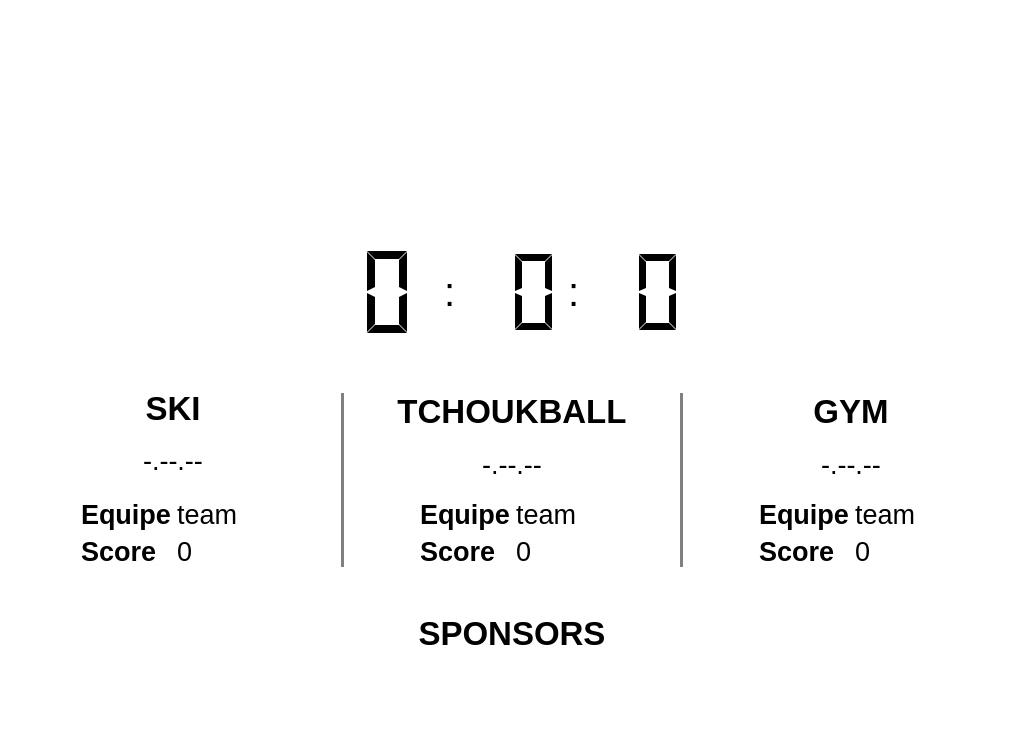
<?xml version="1.0" encoding="UTF-8"?>
<ui version="4.0">
 <class>MainWindow</class>
 <widget class="QMainWindow" name="MainWindow">
  <property name="geometry">
   <rect>
    <x>0</x>
    <y>0</y>
    <width>1024</width>
    <height>735</height>
   </rect>
  </property>
  <property name="minimumSize">
   <size>
    <width>1024</width>
    <height>540</height>
   </size>
  </property>
  <property name="maximumSize">
   <size>
    <width>4096</width>
    <height>2160</height>
   </size>
  </property>
  <property name="windowTitle">
   <string>MainWindow</string>
  </property>
  <property name="windowOpacity">
   <double>1.000000000000000</double>
  </property>
  <property name="styleSheet">
   <string notr="true"/>
  </property>
  <property name="iconSize">
   <size>
    <width>24</width>
    <height>24</height>
   </size>
  </property>
  <property name="tabShape">
   <enum>QTabWidget::Rounded</enum>
  </property>
  <property name="dockNestingEnabled">
   <bool>false</bool>
  </property>
  <property name="unifiedTitleAndToolBarOnMac">
   <bool>true</bool>
  </property>
  <widget class="QWidget" name="layout_main">
   <property name="minimumSize">
    <size>
     <width>1024</width>
     <height>540</height>
    </size>
   </property>
   <property name="maximumSize">
    <size>
     <width>4096</width>
     <height>2160</height>
    </size>
   </property>
   <property name="autoFillBackground">
    <bool>false</bool>
   </property>
   <property name="styleSheet">
    <string notr="true">QWidget{
    background: white
}</string>
   </property>
   <layout class="QGridLayout" name="gridLayout">
    <item row="3" column="0" colspan="5">
     <spacer name="verticalSpacer_4">
      <property name="orientation">
       <enum>Qt::Vertical</enum>
      </property>
      <property name="sizeHint" stdset="0">
       <size>
        <width>20</width>
        <height>100</height>
       </size>
      </property>
     </spacer>
    </item>
    <item row="0" column="0" colspan="5">
     <layout class="QHBoxLayout" name="layout_robopoly">
      <property name="sizeConstraint">
       <enum>QLayout::SetNoConstraint</enum>
      </property>
      <item>
       <widget class="QLabel" name="robopoly">
        <property name="enabled">
         <bool>true</bool>
        </property>
        <property name="minimumSize">
         <size>
          <width>1000</width>
          <height>180</height>
         </size>
        </property>
        <property name="maximumSize">
         <size>
          <width>1920</width>
          <height>360</height>
         </size>
        </property>
        <property name="text">
         <string/>
        </property>
        <property name="pixmap">
         <pixmap>logos/logo_gc.png</pixmap>
        </property>
        <property name="scaledContents">
         <bool>true</bool>
        </property>
        <property name="wordWrap">
         <bool>false</bool>
        </property>
        <property name="openExternalLinks">
         <bool>false</bool>
        </property>
       </widget>
      </item>
     </layout>
    </item>
    <item row="4" column="1">
     <widget class="Line" name="line">
      <property name="styleSheet">
       <string notr="true">border: none;
background: gray;</string>
      </property>
      <property name="frameShadow">
       <enum>QFrame::Raised</enum>
      </property>
      <property name="lineWidth">
       <number>2</number>
      </property>
      <property name="orientation">
       <enum>Qt::Vertical</enum>
      </property>
     </widget>
    </item>
    <item row="4" column="3">
     <widget class="Line" name="line_2">
      <property name="styleSheet">
       <string notr="true">border: none;
background: gray;</string>
      </property>
      <property name="frameShadow">
       <enum>QFrame::Raised</enum>
      </property>
      <property name="lineWidth">
       <number>2</number>
      </property>
      <property name="orientation">
       <enum>Qt::Vertical</enum>
      </property>
     </widget>
    </item>
    <item row="4" column="4">
     <layout class="QVBoxLayout" name="layout_gym">
      <property name="sizeConstraint">
       <enum>QLayout::SetNoConstraint</enum>
      </property>
      <item>
       <widget class="QLabel" name="label_gym">
        <property name="maximumSize">
         <size>
          <width>1300</width>
          <height>390</height>
         </size>
        </property>
        <property name="font">
         <font>
          <pointsize>25</pointsize>
          <weight>75</weight>
          <bold>true</bold>
          <underline>false</underline>
         </font>
        </property>
        <property name="text">
         <string>GYM</string>
        </property>
        <property name="alignment">
         <set>Qt::AlignCenter</set>
        </property>
       </widget>
      </item>
      <item>
       <spacer name="verticalSpacer_9">
        <property name="orientation">
         <enum>Qt::Vertical</enum>
        </property>
        <property name="sizeHint" stdset="0">
         <size>
          <width>20</width>
          <height>40</height>
         </size>
        </property>
       </spacer>
      </item>
      <item>
       <widget class="QLabel" name="label_time_gym">
        <property name="font">
         <font>
          <pointsize>20</pointsize>
         </font>
        </property>
        <property name="text">
         <string>-.--.--</string>
        </property>
        <property name="alignment">
         <set>Qt::AlignCenter</set>
        </property>
       </widget>
      </item>
      <item>
       <spacer name="verticalSpacer_5">
        <property name="orientation">
         <enum>Qt::Vertical</enum>
        </property>
        <property name="sizeHint" stdset="0">
         <size>
          <width>20</width>
          <height>40</height>
         </size>
        </property>
       </spacer>
      </item>
      <item>
       <layout class="QGridLayout" name="layout_infos_gym">
        <property name="leftMargin">
         <number>70</number>
        </property>
        <property name="rightMargin">
         <number>70</number>
        </property>
        <item row="0" column="0">
         <widget class="QLabel" name="label_team_gym">
          <property name="font">
           <font>
            <pointsize>20</pointsize>
            <weight>75</weight>
            <bold>true</bold>
           </font>
          </property>
          <property name="text">
           <string>Equipe</string>
          </property>
         </widget>
        </item>
        <item row="2" column="0">
         <widget class="QLabel" name="label_score_gym">
          <property name="font">
           <font>
            <pointsize>20</pointsize>
            <weight>75</weight>
            <bold>true</bold>
           </font>
          </property>
          <property name="text">
           <string>Score</string>
          </property>
         </widget>
        </item>
        <item row="0" column="1">
         <widget class="QLabel" name="name_team_gym">
          <property name="font">
           <font>
            <pointsize>20</pointsize>
           </font>
          </property>
          <property name="text">
           <string>team</string>
          </property>
          <property name="alignment">
           <set>Qt::AlignLeading|Qt::AlignLeft|Qt::AlignVCenter</set>
          </property>
         </widget>
        </item>
        <item row="2" column="1">
         <widget class="QLabel" name="nb_points_gym">
          <property name="font">
           <font>
            <pointsize>20</pointsize>
            <weight>50</weight>
            <bold>false</bold>
           </font>
          </property>
          <property name="text">
           <string>0</string>
          </property>
          <property name="alignment">
           <set>Qt::AlignLeading|Qt::AlignLeft|Qt::AlignVCenter</set>
          </property>
         </widget>
        </item>
       </layout>
      </item>
     </layout>
    </item>
    <item row="7" column="0" colspan="5">
     <widget class="QLabel" name="label_ski_2">
      <property name="minimumSize">
       <size>
        <width>400</width>
        <height>30</height>
       </size>
      </property>
      <property name="maximumSize">
       <size>
        <width>4096</width>
        <height>390</height>
       </size>
      </property>
      <property name="font">
       <font>
        <pointsize>25</pointsize>
        <weight>75</weight>
        <bold>true</bold>
        <underline>false</underline>
       </font>
      </property>
      <property name="text">
       <string>SPONSORS</string>
      </property>
      <property name="alignment">
       <set>Qt::AlignCenter</set>
      </property>
     </widget>
    </item>
    <item row="9" column="0" colspan="5">
     <layout class="QHBoxLayout" name="layout_sponsors_2">
      <item>
       <widget class="QLabel" name="label">
        <property name="maximumSize">
         <size>
          <width>300</width>
          <height>71</height>
         </size>
        </property>
        <property name="text">
         <string/>
        </property>
        <property name="pixmap">
         <pixmap>logos/agepoly.png</pixmap>
        </property>
        <property name="scaledContents">
         <bool>true</bool>
        </property>
       </widget>
      </item>
      <item>
       <widget class="QLabel" name="makita">
        <property name="maximumSize">
         <size>
          <width>260</width>
          <height>80</height>
         </size>
        </property>
        <property name="text">
         <string/>
        </property>
        <property name="pixmap">
         <pixmap>logos/makita.png</pixmap>
        </property>
        <property name="scaledContents">
         <bool>true</bool>
        </property>
       </widget>
      </item>
      <item>
       <widget class="QLabel" name="_3dprintnewtechno">
        <property name="maximumSize">
         <size>
          <width>123</width>
          <height>100</height>
         </size>
        </property>
        <property name="text">
         <string/>
        </property>
        <property name="pixmap">
         <pixmap>logos/3dprintnewtechno.jpg</pixmap>
        </property>
        <property name="scaledContents">
         <bool>true</bool>
        </property>
       </widget>
      </item>
      <item>
       <widget class="QLabel" name="wurth">
        <property name="maximumSize">
         <size>
          <width>200</width>
          <height>80</height>
         </size>
        </property>
        <property name="text">
         <string/>
        </property>
        <property name="pixmap">
         <pixmap>logos/würth.png</pixmap>
        </property>
        <property name="scaledContents">
         <bool>true</bool>
        </property>
       </widget>
      </item>
     </layout>
    </item>
    <item row="2" column="0" colspan="5">
     <layout class="QHBoxLayout" name="layout_timer_tchoukball">
      <item>
       <spacer name="horizontalSpacer_3">
        <property name="orientation">
         <enum>Qt::Horizontal</enum>
        </property>
        <property name="sizeHint" stdset="0">
         <size>
          <width>40</width>
          <height>20</height>
         </size>
        </property>
       </spacer>
      </item>
      <item>
       <widget class="QLCDNumber" name="lcd_general_min">
        <property name="minimumSize">
         <size>
          <width>100</width>
          <height>100</height>
         </size>
        </property>
        <property name="font">
         <font>
          <pointsize>30</pointsize>
         </font>
        </property>
        <property name="frameShape">
         <enum>QFrame::NoFrame</enum>
        </property>
        <property name="frameShadow">
         <enum>QFrame::Raised</enum>
        </property>
        <property name="digitCount">
         <number>1</number>
        </property>
        <property name="segmentStyle">
         <enum>QLCDNumber::Flat</enum>
        </property>
       </widget>
      </item>
      <item>
       <widget class="QLabel" name="label_5">
        <property name="font">
         <font>
          <pointsize>30</pointsize>
         </font>
        </property>
        <property name="text">
         <string>:</string>
        </property>
       </widget>
      </item>
      <item>
       <widget class="QLCDNumber" name="lcd_general_sec">
        <property name="minimumSize">
         <size>
          <width>100</width>
          <height>100</height>
         </size>
        </property>
        <property name="font">
         <font>
          <pointsize>30</pointsize>
         </font>
        </property>
        <property name="frameShape">
         <enum>QFrame::NoFrame</enum>
        </property>
        <property name="frameShadow">
         <enum>QFrame::Raised</enum>
        </property>
        <property name="digitCount">
         <number>2</number>
        </property>
        <property name="segmentStyle">
         <enum>QLCDNumber::Flat</enum>
        </property>
       </widget>
      </item>
      <item>
       <widget class="QLabel" name="label_6">
        <property name="font">
         <font>
          <pointsize>30</pointsize>
         </font>
        </property>
        <property name="text">
         <string>:</string>
        </property>
       </widget>
      </item>
      <item>
       <widget class="QLCDNumber" name="lcd_general_millis">
        <property name="minimumSize">
         <size>
          <width>100</width>
          <height>100</height>
         </size>
        </property>
        <property name="font">
         <font>
          <pointsize>30</pointsize>
         </font>
        </property>
        <property name="frameShape">
         <enum>QFrame::NoFrame</enum>
        </property>
        <property name="frameShadow">
         <enum>QFrame::Raised</enum>
        </property>
        <property name="digitCount">
         <number>2</number>
        </property>
        <property name="segmentStyle">
         <enum>QLCDNumber::Flat</enum>
        </property>
       </widget>
      </item>
      <item>
       <spacer name="horizontalSpacer_4">
        <property name="orientation">
         <enum>Qt::Horizontal</enum>
        </property>
        <property name="sizeHint" stdset="0">
         <size>
          <width>40</width>
          <height>20</height>
         </size>
        </property>
       </spacer>
      </item>
     </layout>
    </item>
    <item row="4" column="0">
     <layout class="QVBoxLayout" name="layout_ski">
      <property name="sizeConstraint">
       <enum>QLayout::SetFixedSize</enum>
      </property>
      <item>
       <widget class="QLabel" name="label_ski">
        <property name="minimumSize">
         <size>
          <width>100</width>
          <height>30</height>
         </size>
        </property>
        <property name="maximumSize">
         <size>
          <width>1300</width>
          <height>390</height>
         </size>
        </property>
        <property name="font">
         <font>
          <pointsize>25</pointsize>
          <weight>75</weight>
          <bold>true</bold>
          <underline>false</underline>
         </font>
        </property>
        <property name="text">
         <string>SKI</string>
        </property>
        <property name="alignment">
         <set>Qt::AlignCenter</set>
        </property>
       </widget>
      </item>
      <item>
       <spacer name="verticalSpacer_7">
        <property name="orientation">
         <enum>Qt::Vertical</enum>
        </property>
        <property name="sizeHint" stdset="0">
         <size>
          <width>20</width>
          <height>40</height>
         </size>
        </property>
       </spacer>
      </item>
      <item>
       <widget class="QLabel" name="label_time_ski">
        <property name="font">
         <font>
          <pointsize>20</pointsize>
         </font>
        </property>
        <property name="text">
         <string>-.--.--</string>
        </property>
        <property name="alignment">
         <set>Qt::AlignCenter</set>
        </property>
       </widget>
      </item>
      <item>
       <spacer name="verticalSpacer">
        <property name="orientation">
         <enum>Qt::Vertical</enum>
        </property>
        <property name="sizeHint" stdset="0">
         <size>
          <width>20</width>
          <height>40</height>
         </size>
        </property>
       </spacer>
      </item>
      <item>
       <layout class="QGridLayout" name="layout_infos_ski">
        <property name="leftMargin">
         <number>70</number>
        </property>
        <property name="rightMargin">
         <number>70</number>
        </property>
        <item row="0" column="0">
         <widget class="QLabel" name="label_team_ski">
          <property name="font">
           <font>
            <pointsize>20</pointsize>
            <weight>75</weight>
            <bold>true</bold>
           </font>
          </property>
          <property name="text">
           <string>Equipe</string>
          </property>
         </widget>
        </item>
        <item row="2" column="0">
         <widget class="QLabel" name="label_score_ski">
          <property name="font">
           <font>
            <pointsize>20</pointsize>
            <weight>75</weight>
            <bold>true</bold>
           </font>
          </property>
          <property name="text">
           <string>Score</string>
          </property>
         </widget>
        </item>
        <item row="0" column="1">
         <widget class="QLabel" name="name_team_ski">
          <property name="font">
           <font>
            <pointsize>20</pointsize>
           </font>
          </property>
          <property name="text">
           <string>team</string>
          </property>
          <property name="alignment">
           <set>Qt::AlignLeading|Qt::AlignLeft|Qt::AlignVCenter</set>
          </property>
         </widget>
        </item>
        <item row="2" column="1">
         <widget class="QLabel" name="nb_points_ski">
          <property name="font">
           <font>
            <pointsize>20</pointsize>
            <weight>50</weight>
            <bold>false</bold>
           </font>
          </property>
          <property name="text">
           <string>0</string>
          </property>
          <property name="alignment">
           <set>Qt::AlignLeading|Qt::AlignLeft|Qt::AlignVCenter</set>
          </property>
         </widget>
        </item>
       </layout>
      </item>
     </layout>
    </item>
    <item row="8" column="0" colspan="5">
     <layout class="QHBoxLayout" name="horizontalLayout">
      <property name="sizeConstraint">
       <enum>QLayout::SetNoConstraint</enum>
      </property>
      <property name="leftMargin">
       <number>0</number>
      </property>
      <item>
       <widget class="QLabel" name="epfl">
        <property name="maximumSize">
         <size>
          <width>200</width>
          <height>87</height>
         </size>
        </property>
        <property name="text">
         <string/>
        </property>
        <property name="pixmap">
         <pixmap>logos/epfl.png</pixmap>
        </property>
        <property name="scaledContents">
         <bool>true</bool>
        </property>
        <property name="alignment">
         <set>Qt::AlignHCenter|Qt::AlignTop</set>
        </property>
       </widget>
      </item>
      <item>
       <widget class="QLabel" name="logitech">
        <property name="minimumSize">
         <size>
          <width>157</width>
          <height>50</height>
         </size>
        </property>
        <property name="maximumSize">
         <size>
          <width>200</width>
          <height>75</height>
         </size>
        </property>
        <property name="layoutDirection">
         <enum>Qt::LeftToRight</enum>
        </property>
        <property name="text">
         <string/>
        </property>
        <property name="pixmap">
         <pixmap>logos/logitech.png</pixmap>
        </property>
        <property name="scaledContents">
         <bool>true</bool>
        </property>
        <property name="alignment">
         <set>Qt::AlignCenter</set>
        </property>
       </widget>
      </item>
      <item>
       <widget class="QLabel" name="faulhaber">
        <property name="sizePolicy">
         <sizepolicy hsizetype="MinimumExpanding" vsizetype="MinimumExpanding">
          <horstretch>0</horstretch>
          <verstretch>0</verstretch>
         </sizepolicy>
        </property>
        <property name="minimumSize">
         <size>
          <width>400</width>
          <height>30</height>
         </size>
        </property>
        <property name="maximumSize">
         <size>
          <width>600</width>
          <height>50</height>
         </size>
        </property>
        <property name="autoFillBackground">
         <bool>false</bool>
        </property>
        <property name="styleSheet">
         <string notr="true"/>
        </property>
        <property name="text">
         <string/>
        </property>
        <property name="pixmap">
         <pixmap>logos/faulhaber.png</pixmap>
        </property>
        <property name="scaledContents">
         <bool>true</bool>
        </property>
        <property name="alignment">
         <set>Qt::AlignRight|Qt::AlignTrailing|Qt::AlignVCenter</set>
        </property>
       </widget>
      </item>
     </layout>
    </item>
    <item row="6" column="0" colspan="5">
     <spacer name="verticalSpacer_10">
      <property name="orientation">
       <enum>Qt::Vertical</enum>
      </property>
      <property name="sizeHint" stdset="0">
       <size>
        <width>20</width>
        <height>100</height>
       </size>
      </property>
     </spacer>
    </item>
    <item row="4" column="2">
     <layout class="QVBoxLayout" name="layout_tchoukball">
      <property name="sizeConstraint">
       <enum>QLayout::SetFixedSize</enum>
      </property>
      <item>
       <widget class="QLabel" name="label_tchoukball">
        <property name="maximumSize">
         <size>
          <width>1300</width>
          <height>390</height>
         </size>
        </property>
        <property name="font">
         <font>
          <pointsize>25</pointsize>
          <weight>75</weight>
          <bold>true</bold>
          <underline>false</underline>
         </font>
        </property>
        <property name="text">
         <string>TCHOUKBALL</string>
        </property>
        <property name="alignment">
         <set>Qt::AlignCenter</set>
        </property>
       </widget>
      </item>
      <item>
       <spacer name="verticalSpacer_8">
        <property name="orientation">
         <enum>Qt::Vertical</enum>
        </property>
        <property name="sizeHint" stdset="0">
         <size>
          <width>20</width>
          <height>40</height>
         </size>
        </property>
       </spacer>
      </item>
      <item>
       <widget class="QLabel" name="label_time_tchoukball">
        <property name="font">
         <font>
          <pointsize>20</pointsize>
         </font>
        </property>
        <property name="text">
         <string>-.--.--</string>
        </property>
        <property name="alignment">
         <set>Qt::AlignCenter</set>
        </property>
       </widget>
      </item>
      <item>
       <spacer name="verticalSpacer_3">
        <property name="orientation">
         <enum>Qt::Vertical</enum>
        </property>
        <property name="sizeHint" stdset="0">
         <size>
          <width>20</width>
          <height>40</height>
         </size>
        </property>
       </spacer>
      </item>
      <item>
       <layout class="QGridLayout" name="layout_infos_tchoukball">
        <property name="leftMargin">
         <number>70</number>
        </property>
        <property name="rightMargin">
         <number>70</number>
        </property>
        <item row="0" column="0">
         <widget class="QLabel" name="label_team_tchoukball">
          <property name="font">
           <font>
            <pointsize>20</pointsize>
            <weight>75</weight>
            <bold>true</bold>
           </font>
          </property>
          <property name="text">
           <string>Equipe</string>
          </property>
         </widget>
        </item>
        <item row="2" column="0">
         <widget class="QLabel" name="label_score_tchoukball">
          <property name="font">
           <font>
            <pointsize>20</pointsize>
            <weight>75</weight>
            <bold>true</bold>
           </font>
          </property>
          <property name="text">
           <string>Score</string>
          </property>
         </widget>
        </item>
        <item row="0" column="1">
         <widget class="QLabel" name="name_team_tchoukball">
          <property name="font">
           <font>
            <pointsize>20</pointsize>
           </font>
          </property>
          <property name="text">
           <string>team</string>
          </property>
          <property name="alignment">
           <set>Qt::AlignLeading|Qt::AlignLeft|Qt::AlignVCenter</set>
          </property>
         </widget>
        </item>
        <item row="2" column="1">
         <widget class="QLabel" name="nb_points_tchoukball">
          <property name="font">
           <font>
            <pointsize>20</pointsize>
            <weight>50</weight>
            <bold>false</bold>
           </font>
          </property>
          <property name="text">
           <string>0</string>
          </property>
          <property name="alignment">
           <set>Qt::AlignLeading|Qt::AlignLeft|Qt::AlignVCenter</set>
          </property>
         </widget>
        </item>
       </layout>
      </item>
     </layout>
    </item>
    <item row="1" column="0" colspan="5">
     <spacer name="verticalSpacer_2">
      <property name="orientation">
       <enum>Qt::Vertical</enum>
      </property>
      <property name="sizeHint" stdset="0">
       <size>
        <width>20</width>
        <height>100</height>
       </size>
      </property>
     </spacer>
    </item>
   </layout>
   <zorder>line</zorder>
   <zorder>line_2</zorder>
   <zorder>verticalLayoutWidget</zorder>
   <zorder>horizontalLayoutWidget</zorder>
   <zorder>horizontalLayoutWidget_6</zorder>
   <zorder>horizontalLayoutWidget_7</zorder>
   <zorder>horizontalLayoutWidget_8</zorder>
   <zorder>horizontalLayoutWidget_3</zorder>
   <zorder>label_ski_2</zorder>
   <zorder>verticalSpacer_10</zorder>
   <zorder></zorder>
   <zorder>verticalSpacer_4</zorder>
   <zorder>verticalSpacer_2</zorder>
  </widget>
 </widget>
 <layoutdefault spacing="6" margin="11"/>
 <resources/>
 <connections/>
</ui>
